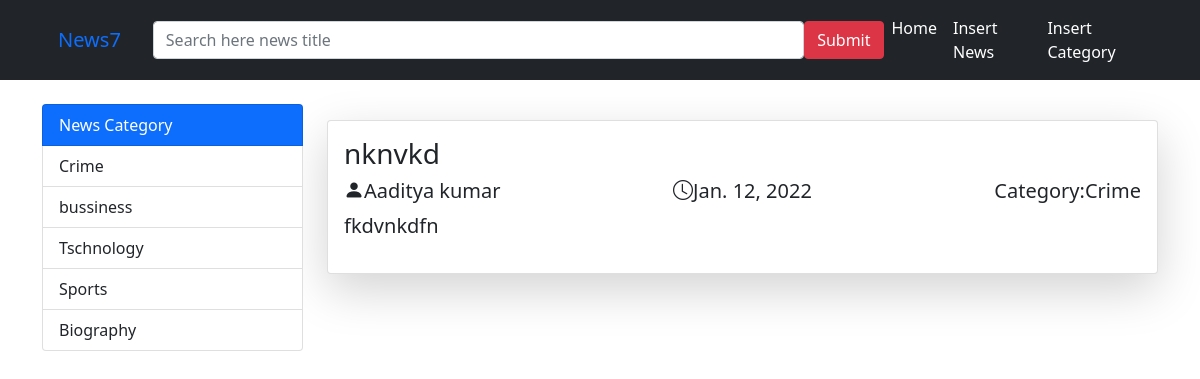
Screenshot of /view/1/ with the database file from the repository.
### vlog/models.py (models this page shows, shortened)
class Category(models.Model):
    cat_title=models.CharField(max_length=200)

class Posts(models.Model):
    title=models.CharField(max_length=200)
    author=models.CharField(max_length=100)
    content=models.TextField(blank=False)
    cat_id=models.ForeignKey(Category,on_delete=models.CASCADE,blank=True,null=True)
    date=models.DateField()

### vlog/views.py (the view)
# urls.py: path("view/<int:id>/",view,name="view"),
def view(r,id):
    a=Posts.objects.get(pk=id)
    data={"i":a,
    "CallingCat":Category.objects.all(),
    }
    return render(r,"view.htm",data)

### template/view.htm (shortened to what this page needs)
{% load crispy_forms_tags %}
<!DOCTYPE html>
<html lang="en">
<head>
    <link href="https://cdn.jsdelivr.net/npm/bootstrap@5.1.3/dist/css/bootstrap.min.css" rel="stylesheet">
    <link rel="stylesheet" href="https://cdn.jsdelivr.net/npm/bootstrap-icons@1.7.2/font/bootstrap-icons.css">
</head>
<body>
    <nav class="navbar navbar-expand-lg navbar-dark bg-dark">
        <div class="container">
            <div class="navbar-brand"><a href="{% url 'Post' %}" class="nav-link">News7</a></div>
        <form action=" {% url 'search' %}" method="get" class="d-flex">
           <input type="search" name="search" class="form-control" placeholder="Search here news title" size="70">
           <input type="submit" name="submit" class="btn btn-danger">
        </form>
        <ul class="navbar-nav">
            <li class="nav-item"><a href="{% url 'Post' %}" class="nav-link text-white">Home</a></li>
            <li class="nav-item"><a href="" data-bs-toggle="" class="nav-link text-white">Insert News</a></li>
            <li class="nav-item"><a href="" data-bs-toggle="" class="nav-link text-white">Insert Category </a></li>
        </ul>
    </div>
    </nav>
    <div class="container">
        <div class="row mt-4">
            <div class="col-3 ">
                <div class="list-group sticky-top">
                    <div class="list-group-item list-group-item-action bg-primary text-white">News Category</div>
                    {% for x in CallingCat %}
                    <a href="{% url 'selectCat' x.id %}" class="list-group-item list-group-item-action">{{ x.cat_title}}</a>
                   {% endfor %}
                </div>
            </div>
            <div class="col-9">
                <div class="card shadow-lg mt-3">
                    <div class="card-body">
                        <h2 class="h3 text-truncate">{{i.title}}</h2>
                        <div class="row">
                            <div class="col-4">
                                <h5 class="text-mutted"><i class="bi bi-person-fill"></i>{{i.author}}</h5>
                            </div>
                            <div class="col-4">
                                 <h5 class="text-center"><i class="bi bi-clock"></i>{{ i.date}}</h5>
                            </div>
                            <div class="col-4">
                                <h5 class="float-end">Category:{{ i.cat_id.cat_title}}</h5>
                            </div>
                        </div>
                        <p class="lead ">{{i.content}}</p>
                    </div>
                </div>
            </div>
        </div>
    </div>
</body>
</html>

### rows the page displays
Category: cat_title "Crime"
Category: cat_title "bussiness"
Category: cat_title "Tschnology"
Category: cat_title "Sports"
Category: cat_title "Biography"
Posts: title "nknvkd", author "Aaditya kumar", date "Jan. 12, 2022", cat_id.cat_title "Crime", content "fkdvnkdfn"
